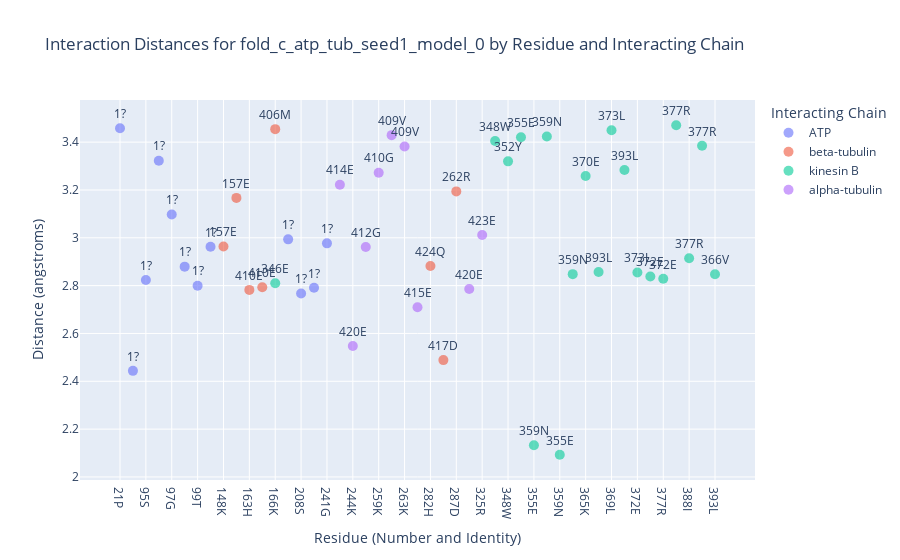
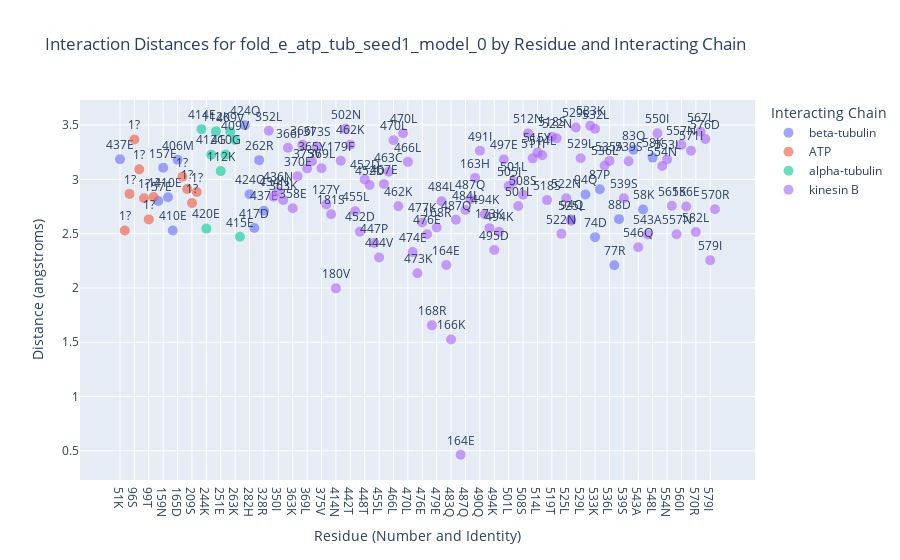
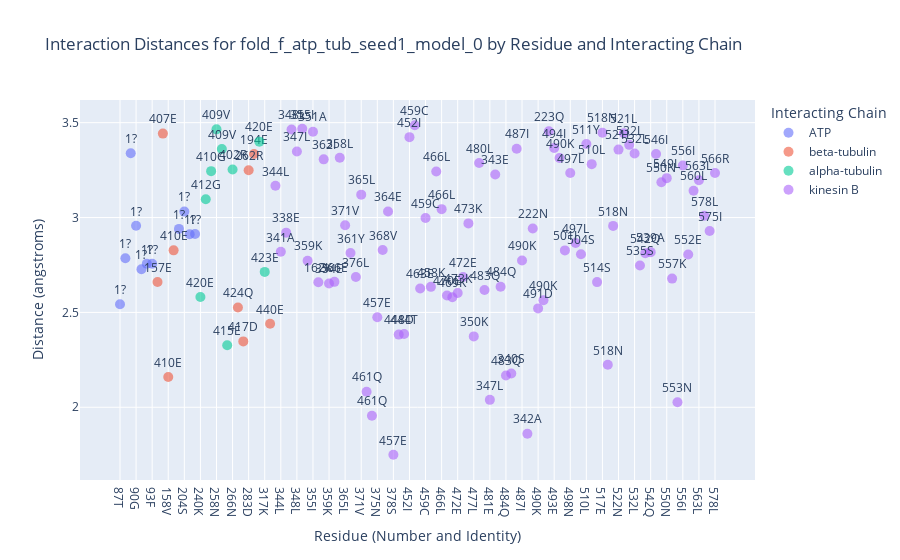
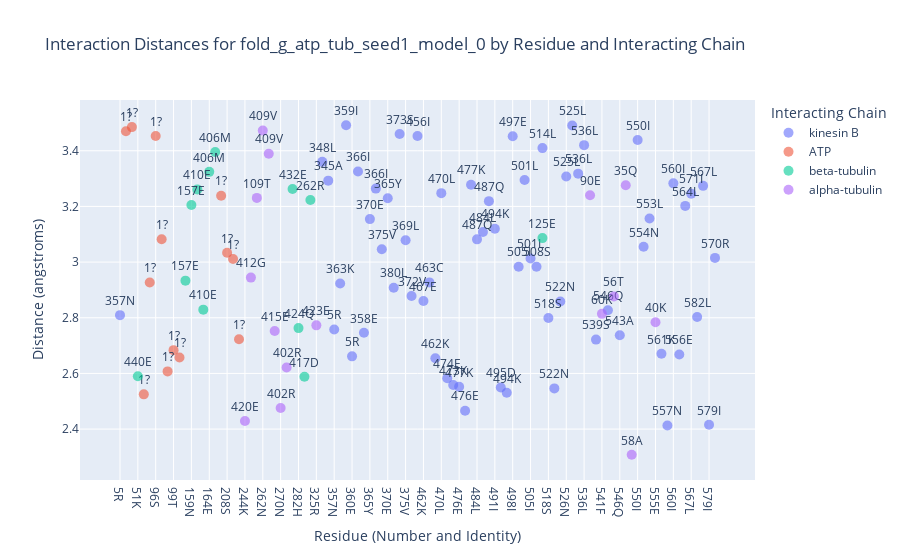

Notebook code cell kept with these figures, in order:
### Markdown cell above
Each one separate

### Code cell
import pandas as pd
import plotly.express as px

# Define the path to the CSV file
csv_file_path = '/Users/jazzeruncal/git/Jazzer_surf/3d_predictions/same_seed/Seed_1/interactions_all_files.csv'

# Read the CSV file into a DataFrame
df = pd.read_csv(csv_file_path)

# Print column names to check for correct naming
print(df.columns)

# Adjust the column names if necessary
# Assuming the columns are named 'resi' instead of 'residue_number'
residue_column = 'resi'
amino_acid_column = 'residue_one_letter'

# Filter to get the shortest distances for each interaction
df = df.loc[df[df['chain'] == 'A'].groupby(['file', residue_column, 'interacting_chain'])['distance (angstroms)'].idxmin()]

# Exclude interactions with Mg and chain letters A, G, H
df = df[(df['interacting_resn'] != 'MG') & (~df['interacting_chain'].isin(['A', 'G', 'H']))].reset_index(drop=True)

# Map interacting_resn to single-letter codes for better readability
aa_dict = {
    'ALA': 'A', 'ARG': 'R', 'ASN': 'N', 'ASP': 'D', 'CYS': 'C', 'GLN': 'Q', 'GLU': 'E', 'GLY': 'G',
    'HIS': 'H', 'ILE': 'I', 'LEU': 'L', 'LYS': 'K', 'MET': 'M', 'PHE': 'F', 'PRO': 'P', 'SER': 'S',
    'THR': 'T', 'TRP': 'W', 'TYR': 'Y', 'VAL': 'V'
}
df['residue_one_letter'] = df['resn'].map(aa_dict)
df['residue'] = df[residue_column].astype(str) + df['residue_one_letter']

# Replace chain letters with descriptive names
chain_map = {
    'B': 'kinesin B',
    'C': 'alpha-tubulin',
    'D': 'beta-tubulin',
    'E': 'ATP',
    'F': 'ATP'
}
df['interacting_chain'] = df['interacting_chain'].map(chain_map)

# Create a new column for the interacting residue label
df['interacting_label'] = df['interacting_resinumber'].astype(str) + df['interactingresi_oneletter']

# Create a plot for each file
unique_files = df['file'].unique()

for file in unique_files:
    # Filter the DataFrame for the current file
    file_df = df[df['file'] == file]

    # Create a new column for the x-axis labels by concatenating residue number and amino acid
    file_df['residue_label'] = file_df[residue_column].astype(str) + file_df[amino_acid_column]

    # Sort the DataFrame by residue number to maintain order
    file_df = file_df.sort_values(by=[residue_column])

    # Convert residue_label to a categorical type with the correct order
    file_df['residue_label'] = pd.Categorical(file_df['residue_label'], 
                                              categories=sorted(file_df['residue_label'].unique(), key=lambda x: int(''.join(filter(str.isdigit, x)))), 
                                              ordered=True)

    # Create the text for the points
    file_df['text'] = file_df['interacting_resinumber'].astype(str) + file_df['interactingresi_oneletter']

    # Scatter plot for interaction distances with custom x-axis labels
    fig_scatter = px.scatter(file_df, x='residue_label', y='distance (angstroms)', color='interacting_chain', text='text',
                             title=f'Interaction Distances for {file} by Residue and Interacting Chain',
                             labels={'residue_label': 'Residue (Number and Identity)', 'distance (angstroms)': 'Distance (angstroms)', 'interacting_chain': 'Interacting Chain'},
                             hover_data=['file', 'interacting_label'])

    fig_scatter.update_traces(textposition='top center', marker=dict(size=10, opacity=0.6))
    fig_scatter.update_layout(xaxis={'categoryorder':'array', 'categoryarray': file_df['residue_label'].cat.categories})

    # Show the plot
    fig_scatter.show()

### Figure 1 — Plotly figure (JSON) as saved in the notebook; plotly's stock layout.template omitted (floating-point values rounded to 4 significant figures)
{"data": [{"customdata": [["fold_c_atp_tub_seed1_model_0", "1?"], ["fold_c_atp_tub_seed1_model_0", "1?"], ["fold_c_atp_tub_seed1_model_0", "1?"], ["fold_c_atp_tub_seed1_model_0", "1?"], ["fold_c_atp_tub_seed1_model_0", "1?"], ["fold_c_atp_tub_seed1_model_0", "1?"], ["fold_c_atp_tub_seed1_model_0", "1?"], ["fold_c_atp_tub_seed1_model_0", "1?"], ["fold_c_atp_tub_seed1_model_0", "1?"], ["fold_c_atp_tub_seed1_model_0", "1?"], ["fold_c_atp_tub_seed1_model_0", "1?"], ["fold_c_atp_tub_seed1_model_0", "1?"]], "hovertemplate": "Interacting Chain=ATP<br>Residue (Number and Identity)=%{x}<br>Distance (angstroms)=%{y}<br>text=%{text}<br>file=%{customdata[0]}<br>interacting_label=%{customdata[1]}<extra></extra>", "legendgroup": "ATP", "marker": {"color": "#636efa", "opacity": 0.6, "size": 10, "symbol": "circle"}, "mode": "markers+text", "name": "ATP", "orientation": "v", "showlegend": true, "text": ["1?", "1?", "1?", "1?", "1?", "1?", "1?", "1?", "1?", "1?", "1?", "1?"], "textposition": "top center", "type": "scatter", "x": ["21P", "94T", "95S", "96S", "97G", "98K", "99T", "100H", "205N", "208S", "209S", "241G"], "xaxis": "x", "y": [3.458, 2.444, 2.824, 3.322, 3.098, 2.879, 2.8, 2.962, 2.994, 2.767, 2.791, 2.977], "yaxis": "y"}, {"customdata": [["fold_c_atp_tub_seed1_model_0", "157E"], ["fold_c_atp_tub_seed1_model_0", "157E"], ["fold_c_atp_tub_seed1_model_0", "410E"], ["fold_c_atp_tub_seed1_model_0", "410E"], ["fold_c_atp_tub_seed1_model_0", "406M"], ["fold_c_atp_tub_seed1_model_0", "424Q"], ["fold_c_atp_tub_seed1_model_0", "417D"], ["fold_c_atp_tub_seed1_model_0", "262R"]], "hovertemplate": "Interacting Chain=beta-tubulin<br>Residue (Number and Identity)=%{x}<br>Distance (angstroms)=%{y}<br>text=%{text}<br>file=%{customdata[0]}<br>interacting_label=%{customdata[1]}<extra></extra>", "legendgroup": "beta-tubulin", "marker": {"color": "#EF553B", "opacity": 0.6, "size": 10, "symbol": "circle"}, "mode": "markers+text", "name": "beta-tubulin", "orientation": "v", "showlegend": true, "text": ["157E", "157E", "410E", "410E", "406M", "424Q", "417D", "262R"], "textposition": "top center", "type": "scatter", "x": ["148K", "159N", "163H", "164E", "166K", "282H", "286R", "287D"], "xaxis": "x", "y": [2.964, 3.167, 2.782, 2.793, 3.454, 2.882, 2.489, 3.194], "yaxis": "y"}, {"customdata": [["fold_c_atp_tub_seed1_model_0", "346E"], ["fold_c_atp_tub_seed1_model_0", "348W"], ["fold_c_atp_tub_seed1_model_0", "352Y"], ["fold_c_atp_tub_seed1_model_0", "355E"], ["fold_c_atp_tub_seed1_model_0", "359N"], ["fold_c_atp_tub_seed1_model_0", "359N"], ["fold_c_atp_tub_seed1_model_0", "355E"], ["fold_c_atp_tub_seed1_model_0", "359N"], ["fold_c_atp_tub_seed1_model_0", "370E"], ["fold_c_atp_tub_seed1_model_0", "393L"], ["fold_c_atp_tub_seed1_model_0", "373L"], ["fold_c_atp_tub_seed1_model_0", "393L"], ["fold_c_atp_tub_seed1_model_0", "373L"], ["fold_c_atp_tub_seed1_model_0", "372E"], ["fold_c_atp_tub_seed1_model_0", "372E"], ["fold_c_atp_tub_seed1_model_0", "377R"], ["fold_c_atp_tub_seed1_model_0", "377R"], ["fold_c_atp_tub_seed1_model_0", "377R"], ["fold_c_atp_tub_seed1_model_0", "366V"]], "hovertemplate": "Interacting Chain=kinesin B<br>Residue (Number and Identity)=%{x}<br>Distance (angstroms)=%{y}<br>text=%{text}<br>file=%{customdata[0]}<br>interacting_label=%{customdata[1]}<extra></extra>", "legendgroup": "kinesin B", "marker": {"color": "#00cc96", "opacity": 0.6, "size": 10, "symbol": "circle"}, "mode": "markers+text", "name": "kinesin B", "orientation": "v", "showlegend": true, "text": ["346E", "348W", "352Y", "355E", "359N", "359N", "355E", "359N", "370E", "393L", "373L", "393L", "373L", "372E", "372E", "377R", "377R", "377R", "366V"], "textposition": "top center", "type": "scatter", "x": ["166K", "345A", "348W", "352Y", "355E", "358K", "359N", "362L", "365K", "366V", "369L", "370E", "372E", "373L", "377R", "387Q", "388I", "390M", "393L"], "xaxis": "x", "y": [2.81, 3.405, 3.32, 3.42, 2.133, 3.423, 2.093, 2.848, 3.259, 2.857, 3.45, 3.284, 2.855, 2.838, 2.829, 3.471, 2.914, 3.385, 2.848], "yaxis": "y"}, {"customdata": [["fold_c_atp_tub_seed1_model_0", "414E"], ["fold_c_atp_tub_seed1_model_0", "420E"], ["fold_c_atp_tub_seed1_model_0", "412G"], ["fold_c_atp_tub_seed1_model_0", "410G"], ["fold_c_atp_tub_seed1_model_0", "409V"], ["fold_c_atp_tub_seed1_model_0", "409V"], ["fold_c_atp_tub_seed1_model_0", "415E"], ["fold_c_atp_tub_seed1_model_0", "420E"], ["fold_c_atp_tub_seed1_model_0", "423E"]], "hovertemplate": "Interacting Chain=alpha-tubulin<br>Residue (Number and Identity)=%{x}<br>Distance (angstroms)=%{y}<br>text=%{text}<br>file=%{customdata[0]}<br>interacting_label=%{customdata[1]}<extra></extra>", "legendgroup": "alpha-tubulin", "marker": {"color": "#ab63fa", "opacity": 0.6, "size": 10, "symbol": "circle"}, "mode": "markers+text", "name": "alpha-tubulin", "orientation": "v", "showlegend": true, "text": ["414E", "420E", "412G", "410G", "409V", "409V", "415E", "420E", "423E"], "textposition": "top center", "type": "scatter", "x": ["242S", "244K", "245I", "259K", "262N", "263K", "266S", "318A", "325R"], "xaxis": "x", "y": [3.222, 2.548, 2.961, 3.272, 3.429, 3.382, 2.71, 2.786, 3.011], "yaxis": "y"}], "layout": {"legend": {"title": {"text": "Interacting Chain"}, "tracegroupgap": 0}, "title": {"text": "Interaction Distances for fold_c_atp_tub_seed1_model_0 by Residue and Interacting Chain"}, "xaxis": {"anchor": "y", "categoryarray": ["21P", "94T", "95S", "96S", "97G", "98K", "99T", "100H", "148K", "159N", "163H", "164E", "166K", "205N", "208S", "209S", "241G", "242S", "244K", "245I", "259K", "262N", "263K", "266S", "282H", "286R", "287D", "318A", "325R", "345A", "348W", "352Y", "355E", "358K", "359N", "362L", "365K", "366V", "369L", "370E", "372E", "373L", "377R", "387Q", "388I", "390M", "393L"], "categoryorder": "array", "domain": [0, 1], "title": {"text": "Residue (Number and Identity)"}}, "yaxis": {"anchor": "x", "domain": [0, 1], "title": {"text": "Distance (angstroms)"}}}}

### Figure 2 — Plotly figure (JSON) as saved in the notebook; plotly's stock layout.template omitted (floating-point values rounded to 4 significant figures; data arrays with more than 128 entries replaced by an {"elided": "..."} marker saying what was removed)
{"data": [{"customdata": [["fold_e_atp_tub_seed1_model_0", "437E"], ["fold_e_atp_tub_seed1_model_0", "157E"], ["fold_e_atp_tub_seed1_model_0", "157E"], ["fold_e_atp_tub_seed1_model_0", "410E"], ["fold_e_atp_tub_seed1_model_0", "410E"], ["fold_e_atp_tub_seed1_model_0", "406M"], ["fold_e_atp_tub_seed1_model_0", "424Q"], ["fold_e_atp_tub_seed1_model_0", "424Q"], ["fold_e_atp_tub_seed1_model_0", "417D"], ["fold_e_atp_tub_seed1_model_0", "262R"], ["fold_e_atp_tub_seed1_model_0", "437E"], ["fold_e_atp_tub_seed1_model_0", "94Q"], ["fold_e_atp_tub_seed1_model_0", "94Q"], ["fold_e_atp_tub_seed1_model_0", "74D"], ["fold_e_atp_tub_seed1_model_0", "87P"], ["fold_e_atp_tub_seed1_model_0", "77R"], ["fold_e_atp_tub_seed1_model_0", "88D"], ["fold_e_atp_tub_seed1_model_0", "83Q"], ["fold_e_atp_tub_seed1_model_0", "58K"], ["fold_e_atp_tub_seed1_model_0", "58K"]], "hovertemplate": "Interacting Chain=beta-tubulin<br>Residue (Number and Identity)=%{x}<br>Distance (angstroms)=%{y}<br>text=%{text}<br>file=%{customdata[0]}<br>interacting_label=%{customdata[1]}<extra></extra>", "legendgroup": "beta-tubulin", "marker": {"color": "#636efa", "opacity": 0.6, "size": 10, "symbol": "circle"}, "mode": "markers+text", "name": "beta-tubulin", "orientation": "v", "showlegend": true, "text": ["437E", "157E", "157E", "410E", "410E", "406M", "424Q", "424Q", "417D", "262R", "437E", "94Q", "94Q", "74D", "87P", "77R", "88D", "83Q", "58K", "58K"], "textposition": "top center", "type": "scatter", "x": ["51K", "148K", "159N", "163H", "164E", "165D", "280K", "282H", "286R", "287D", "328R", "526N", "530S", "533K", "534L", "537E", "538K", "541F", "545E", "548L"], "xaxis": "x", "y": [3.184, 2.8, 3.106, 2.834, 2.528, 3.179, 3.498, 2.863, 2.552, 3.176, 2.711, 2.63, 2.859, 2.468, 2.908, 2.208, 2.633, 3.272, 2.723, 3.2], "yaxis": "y"}, {"customdata": [["fold_e_atp_tub_seed1_model_0", "1?"], ["fold_e_atp_tub_seed1_model_0", "1?"], ["fold_e_atp_tub_seed1_model_0", "1?"], ["fold_e_atp_tub_seed1_model_0", "1?"], ["fold_e_atp_tub_seed1_model_0", "1?"], ["fold_e_atp_tub_seed1_model_0", "1?"], ["fold_e_atp_tub_seed1_model_0", "1?"], ["fold_e_atp_tub_seed1_model_0", "1?"], ["fold_e_atp_tub_seed1_model_0", "1?"], ["fold_e_atp_tub_seed1_model_0", "1?"], ["fold_e_atp_tub_seed1_model_0", "1?"]], "hovertemplate": "Interacting Chain=ATP<br>Residue (Number and Identity)=%{x}<br>Distance (angstroms)=%{y}<br>text=%{text}<br>file=%{customdata[0]}<br>interacting_label=%{customdata[1]}<extra></extra>", "legendgroup": "ATP", "marker": {"color": "#EF553B", "opacity": 0.6, "size": 10, "symbol": "circle"}, "mode": "markers+text", "name": "ATP", "orientation": "v", "showlegend": true, "text": ["1?", "1?", "1?", "1?", "1?", "1?", "1?", "1?", "1?", "1?", "1?"], "textposition": "top center", "type": "scatter", "x": ["94T", "95S", "96S", "97G", "98K", "99T", "100H", "205N", "208S", "209S", "241G"], "xaxis": "x", "y": [2.529, 2.866, 3.367, 3.092, 2.825, 2.631, 2.838, 3.023, 2.911, 2.782, 2.884], "yaxis": "y"}, {"customdata": [["fold_e_atp_tub_seed1_model_0", "414E"], ["fold_e_atp_tub_seed1_model_0", "420E"], ["fold_e_atp_tub_seed1_model_0", "412G"], ["fold_e_atp_tub_seed1_model_0", "112K"], ["fold_e_atp_tub_seed1_model_0", "112K"], ["fold_e_atp_tub_seed1_model_0", "410G"], ["fold_e_atp_tub_seed1_model_0", "409V"], ["fold_e_atp_tub_seed1_model_0", "409V"], ["fold_e_atp_tub_seed1_model_0", "415E"]], "hovertemplate": "Interacting Chain=alpha-tubulin<br>Residue (Number and Identity)=%{x}<br>Distance (angstroms)=%{y}<br>text=%{text}<br>file=%{customdata[0]}<br>interacting_label=%{customdata[1]}<extra></extra>", "legendgroup": "alpha-tubulin", "marker": {"color": "#00cc96", "opacity": 0.6, "size": 10, "symbol": "circle"}, "mode": "markers+text", "name": "alpha-tubulin", "orientation": "v", "showlegend": true, "text": ["414E", "420E", "412G", "112K", "112K", "410G", "409V", "409V", "415E"], "textposition": "top center", "type": "scatter", "x": ["242S", "244K", "245V", "250A", "251E", "259K", "262N", "263K", "266S"], "xaxis": "x", "y": [3.462, 2.546, 3.227, 3.441, 3.076, 3.228, 3.437, 3.362, 2.471], "yaxis": "y"}, {"customdata": {"elided": "87x2 str values"}, "hovertemplate": "Interacting Chain=kinesin B<br>Residue (Number and Identity)=%{x}<br>Distance (angstroms)=%{y}<br>text=%{text}<br>file=%{customdata[0]}<br>interacting_label=%{customdata[1]}<extra></extra>", "legendgroup": "kinesin B", "marker": {"color": "#ab63fa", "opacity": 0.6, "size": 10, "symbol": "circle"}, "mode": "markers+text", "name": "kinesin B", "orientation": "v", "showlegend": true, "text": ["352L", "434N", "436N", "363K", "366I", "358E", "370E", "366I", "375V", "365Y", "373S", "369L", "127Y", "181S", "180V", "179F", "502N", "462K", "455L", "452D", "452D", "452D", "447P", "444V", "467E", "463C", "470L", "462K", "470L", "466L", "474E", "473K", "477K", "476E", "168R", "168R", "484L", "164E", "166K", "487Q", "164E", "484L", "487Q", "163H", "491I", "494K", "173K", "495D", "494K", "497E", "505I", "501L", "501L", "508S", "512N", "511I", "515Y", "514L", "518S", "518S", "522N", "522N", "522N", "525L", "529L", "529L", "533K", "532L", "536L", "535A", "539S", "539S", "546Q", "543A", "550I", "554N", "553L", "561K", "557N", "557N", "556E", "571I", "582L", "567L", "576D", "579I", "570R"], "textposition": "top center", "type": "scatter", "x": ["343R", "346A", "350I", "358E", "362L", "363K", "365Y", "366I", "369L", "370E", "373S", "375V", "410S", "412L", "414N", "417N", "419T", "442T", "444V", "447P", "448T", "449S", "452D", "455L", "462K", "463C", "466L", "467E", "469Q", "470L", "473K", "474E", "476E", "477K", "478K", "479E", "480I", "482E", "483Q", "484L", "486Q", "487Q", "488Q", "489E", "490Q", "491I", "493D", "494K", "495D", "498I", "501L", "502N", "505I", "508S", "511I", "512N", "514L", "515Y", "518S", "519T", "521E", "522N", "525L", "526N", "528Q", "529L", "532L", "533K", "535A", "536L", "539S", "540R", "543A", "546Q", "550I", "553L", "554N", "556E", "557N", "560I", "561K", "567L", "570R", "571I", "576D", "579I", "582L"], "xaxis": "x", "y": [3.447, 2.84, 2.888, 2.809, 3.29, 2.733, 3.029, 3.317, 3.099, 3.166, 3.302, 3.102, 2.769, 2.678, 1.996, 3.17, 3.464, 3.319, 2.707, 2.518, 2.999, 2.948, 2.414, 2.28, 2.956, 3.069, 3.36, 2.751, 3.424, 3.161, 2.33, 2.135, 2.603, 2.494, 1.656, 2.556, 2.798, 2.211, 1.525, 2.627, 0.4642, 2.717, 2.816, 3.013, 3.263, 2.678, 2.55, 2.35, 2.518, 3.184, 2.937, 2.98, 2.754, 2.858, 3.422, 3.193, 3.246, 3.221, 2.809, 3.393, 3.377, 2.498, 2.826, 2.619, 3.478, 3.195, 3.494, 3.465, 3.127, 3.169, 2.825, 3.166, 2.374, 2.493, 3.423, 3.122, 3.183, 2.757, 2.495, 3.317, 2.75, 3.264, 2.516, 3.438, 3.371, 2.255, 2.725], "yaxis": "y"}], "layout": {"legend": {"title": {"text": "Interacting Chain"}, "tracegroupgap": 0}, "title": {"text": "Interaction Distances for fold_e_atp_tub_seed1_model_0 by Residue and Interacting Chain"}, "xaxis": {"anchor": "y", "categoryarray": ["51K", "94T", "95S", "96S", "97G", "98K", "99T", "100H", "148K", "159N", "163H", "164E", "165D", "205N", "208S", "209S", "241G", "242S", "244K", "245V", "250A", "251E", "259K", "262N", "263K", "266S", "280K", "282H", "286R", "287D", "328R", "343R", "346A", "350I", "358E", "362L", "363K", "365Y", "366I", "369L", "370E", "373S", "375V", "410S", "412L", "414N", "417N", "419T", "442T", "444V", "447P", "448T", "449S", "452D", "455L", "462K", "463C", "466L", "467E", "469Q", "470L", "473K", "474E", "476E", "477K", "478K", "479E", "480I", "482E", "483Q", "484L", "486Q", "487Q", "488Q", "489E", "490Q", "491I", "493D", "494K", "495D", "498I", "501L", "502N", "505I", "508S", "511I", "512N", "514L", "515Y", "518S", "519T", "521E", "522N", "525L", "526N", "528Q", "529L", "530S", "532L", "533K", "534L", "535A", "536L", "537E", "538K", "539S", "540R", "541F", "543A", "545E", "546Q", "548L", "550I", "553L", "554N", "556E", "557N", "560I", "561K", "567L", "570R", "571I", "576D", "579I", "582L"], "categoryorder": "array", "domain": [0, 1], "title": {"text": "Residue (Number and Identity)"}}, "yaxis": {"anchor": "x", "domain": [0, 1], "title": {"text": "Distance (angstroms)"}}}}

### Figure 3 — Plotly figure (JSON) as saved in the notebook; plotly's stock layout.template omitted (floating-point values rounded to 4 significant figures; data arrays with more than 128 entries replaced by an {"elided": "..."} marker saying what was removed)
{"data": [{"customdata": [["fold_f_atp_tub_seed1_model_0", "1?"], ["fold_f_atp_tub_seed1_model_0", "1?"], ["fold_f_atp_tub_seed1_model_0", "1?"], ["fold_f_atp_tub_seed1_model_0", "1?"], ["fold_f_atp_tub_seed1_model_0", "1?"], ["fold_f_atp_tub_seed1_model_0", "1?"], ["fold_f_atp_tub_seed1_model_0", "1?"], ["fold_f_atp_tub_seed1_model_0", "1?"], ["fold_f_atp_tub_seed1_model_0", "1?"], ["fold_f_atp_tub_seed1_model_0", "1?"], ["fold_f_atp_tub_seed1_model_0", "1?"]], "hovertemplate": "Interacting Chain=ATP<br>Residue (Number and Identity)=%{x}<br>Distance (angstroms)=%{y}<br>text=%{text}<br>file=%{customdata[0]}<br>interacting_label=%{customdata[1]}<extra></extra>", "legendgroup": "ATP", "marker": {"color": "#636efa", "opacity": 0.6, "size": 10, "symbol": "circle"}, "mode": "markers+text", "name": "ATP", "orientation": "v", "showlegend": true, "text": ["1?", "1?", "1?", "1?", "1?", "1?", "1?", "1?", "1?", "1?", "1?"], "textposition": "top center", "type": "scatter", "x": ["87T", "88G", "89S", "90G", "91K", "92T", "93F", "201N", "204S", "205S", "237G"], "xaxis": "x", "y": [2.543, 2.786, 3.339, 2.957, 2.728, 2.756, 2.756, 2.94, 3.031, 2.912, 2.913], "yaxis": "y"}, {"customdata": [["fold_f_atp_tub_seed1_model_0", "157E"], ["fold_f_atp_tub_seed1_model_0", "407E"], ["fold_f_atp_tub_seed1_model_0", "410E"], ["fold_f_atp_tub_seed1_model_0", "410E"], ["fold_f_atp_tub_seed1_model_0", "424Q"], ["fold_f_atp_tub_seed1_model_0", "417D"], ["fold_f_atp_tub_seed1_model_0", "262R"], ["fold_f_atp_tub_seed1_model_0", "194E"], ["fold_f_atp_tub_seed1_model_0", "440E"]], "hovertemplate": "Interacting Chain=beta-tubulin<br>Residue (Number and Identity)=%{x}<br>Distance (angstroms)=%{y}<br>text=%{text}<br>file=%{customdata[0]}<br>interacting_label=%{customdata[1]}<extra></extra>", "legendgroup": "beta-tubulin", "marker": {"color": "#EF553B", "opacity": 0.6, "size": 10, "symbol": "circle"}, "mode": "markers+text", "name": "beta-tubulin", "orientation": "v", "showlegend": true, "text": ["157E", "407E", "410E", "410E", "424Q", "417D", "262R", "194E", "440E"], "textposition": "top center", "type": "scatter", "x": ["144R", "157K", "158V", "159R", "278H", "282R", "283D", "285K", "324R"], "xaxis": "x", "y": [2.66, 3.442, 2.159, 2.827, 2.526, 2.347, 3.249, 3.335, 2.44], "yaxis": "y"}, {"customdata": [["fold_f_atp_tub_seed1_model_0", "420E"], ["fold_f_atp_tub_seed1_model_0", "412G"], ["fold_f_atp_tub_seed1_model_0", "410G"], ["fold_f_atp_tub_seed1_model_0", "409V"], ["fold_f_atp_tub_seed1_model_0", "409V"], ["fold_f_atp_tub_seed1_model_0", "415E"], ["fold_f_atp_tub_seed1_model_0", "402R"], ["fold_f_atp_tub_seed1_model_0", "420E"], ["fold_f_atp_tub_seed1_model_0", "423E"]], "hovertemplate": "Interacting Chain=alpha-tubulin<br>Residue (Number and Identity)=%{x}<br>Distance (angstroms)=%{y}<br>text=%{text}<br>file=%{customdata[0]}<br>interacting_label=%{customdata[1]}<extra></extra>", "legendgroup": "alpha-tubulin", "marker": {"color": "#00cc96", "opacity": 0.6, "size": 10, "symbol": "circle"}, "mode": "markers+text", "name": "alpha-tubulin", "orientation": "v", "showlegend": true, "text": ["420E", "412G", "410G", "409V", "409V", "415E", "402R", "420E", "423E"], "textposition": "top center", "type": "scatter", "x": ["240K", "241V", "255K", "258N", "259K", "262S", "266N", "314S", "317K"], "xaxis": "x", "y": [2.582, 3.096, 3.244, 3.465, 3.361, 2.327, 3.253, 3.4, 2.714], "yaxis": "y"}, {"customdata": {"elided": "83x2 str values"}, "hovertemplate": "Interacting Chain=kinesin B<br>Residue (Number and Identity)=%{x}<br>Distance (angstroms)=%{y}<br>text=%{text}<br>file=%{customdata[0]}<br>interacting_label=%{customdata[1]}<extra></extra>", "legendgroup": "kinesin B", "marker": {"color": "#ab63fa", "opacity": 0.6, "size": 10, "symbol": "circle"}, "mode": "markers+text", "name": "kinesin B", "orientation": "v", "showlegend": true, "text": ["344L", "341A", "338E", "348L", "347L", "355I", "359K", "351A", "162K", "362I", "354E", "366E", "358L", "371V", "361Y", "376L", "365L", "461Q", "461Q", "457E", "368V", "364E", "457E", "448D", "444T", "452I", "459C", "463E", "459C", "458K", "466L", "466L", "470E", "469K", "473K", "472E", "473K", "350K", "480L", "483Q", "347L", "343E", "484Q", "483Q", "340S", "487I", "490K", "342A", "222N", "491D", "490K", "223Q", "494I", "490K", "501I", "497L", "497L", "504S", "511Y", "510L", "514S", "518N", "518N", "518N", "521L", "521L", "532L", "532L", "535S", "542Q", "539A", "546I", "550N", "549L", "557K", "553N", "556I", "552E", "560L", "563L", "578L", "575I", "566R"], "textposition": "top center", "type": "scatter", "x": ["341A", "344L", "345K", "347L", "348L", "351A", "354E", "355I", "356E", "358L", "359K", "361Y", "362I", "365L", "366E", "368V", "371V", "373V", "374S", "375N", "376L", "377K", "378S", "444T", "448D", "452I", "455L", "458K", "459C", "463E", "465Q", "466L", "469K", "470E", "472E", "473K", "476I", "477L", "479Q", "480L", "481E", "482Q", "483Q", "484Q", "485E", "486Q", "487I", "488Q", "489D", "490K", "491D", "492Q", "493E", "494I", "497L", "498N", "501I", "504S", "510L", "511Y", "514S", "517E", "518N", "521L", "522N", "525L", "531A", "532L", "535S", "539A", "542Q", "546I", "549L", "550N", "552E", "553N", "556I", "557K", "560L", "563L", "566R", "575I", "578L"], "xaxis": "x", "y": [3.167, 2.819, 2.92, 3.464, 3.348, 3.468, 2.773, 3.452, 2.659, 3.307, 2.652, 2.661, 3.315, 2.96, 2.813, 2.687, 3.121, 2.082, 1.955, 2.474, 2.829, 3.032, 1.75, 2.383, 2.387, 3.424, 3.486, 2.626, 2.998, 2.635, 3.243, 3.044, 2.589, 2.58, 2.603, 2.686, 2.969, 2.374, 3.287, 2.618, 2.039, 3.227, 2.635, 2.168, 2.178, 3.363, 2.773, 1.861, 2.942, 2.521, 2.565, 3.455, 3.367, 3.313, 2.827, 3.235, 2.866, 2.806, 3.388, 3.281, 2.66, 3.447, 2.224, 2.956, 3.358, 3.445, 3.383, 3.337, 2.747, 2.812, 2.818, 3.335, 3.186, 3.208, 2.678, 2.027, 3.275, 2.806, 3.141, 3.197, 3.009, 2.929, 3.235], "yaxis": "y"}], "layout": {"legend": {"title": {"text": "Interacting Chain"}, "tracegroupgap": 0}, "title": {"text": "Interaction Distances for fold_f_atp_tub_seed1_model_0 by Residue and Interacting Chain"}, "xaxis": {"anchor": "y", "categoryarray": ["87T", "88G", "89S", "90G", "91K", "92T", "93F", "144R", "157K", "158V", "159R", "201N", "204S", "205S", "237G", "240K", "241V", "255K", "258N", "259K", "262S", "266N", "278H", "282R", "283D", "285K", "314S", "317K", "324R", "341A", "344L", "345K", "347L", "348L", "351A", "354E", "355I", "356E", "358L", "359K", "361Y", "362I", "365L", "366E", "368V", "371V", "373V", "374S", "375N", "376L", "377K", "378S", "444T", "448D", "452I", "455L", "458K", "459C", "463E", "465Q", "466L", "469K", "470E", "472E", "473K", "476I", "477L", "479Q", "480L", "481E", "482Q", "483Q", "484Q", "485E", "486Q", "487I", "488Q", "489D", "490K", "491D", "492Q", "493E", "494I", "497L", "498N", "501I", "504S", "510L", "511Y", "514S", "517E", "518N", "521L", "522N", "525L", "531A", "532L", "535S", "539A", "542Q", "546I", "549L", "550N", "552E", "553N", "556I", "557K", "560L", "563L", "566R", "575I", "578L"], "categoryorder": "array", "domain": [0, 1], "title": {"text": "Residue (Number and Identity)"}}, "yaxis": {"anchor": "x", "domain": [0, 1], "title": {"text": "Distance (angstroms)"}}}}

### Figure 4 — Plotly figure (JSON) as saved in the notebook; plotly's stock layout.template omitted (floating-point values rounded to 4 significant figures)
{"data": [{"customdata": [["fold_g_atp_tub_seed1_model_0", "357N"], ["fold_g_atp_tub_seed1_model_0", "348L"], ["fold_g_atp_tub_seed1_model_0", "345A"], ["fold_g_atp_tub_seed1_model_0", "5R"], ["fold_g_atp_tub_seed1_model_0", "363K"], ["fold_g_atp_tub_seed1_model_0", "359I"], ["fold_g_atp_tub_seed1_model_0", "5R"], ["fold_g_atp_tub_seed1_model_0", "366I"], ["fold_g_atp_tub_seed1_model_0", "358E"], ["fold_g_atp_tub_seed1_model_0", "370E"], ["fold_g_atp_tub_seed1_model_0", "366I"], ["fold_g_atp_tub_seed1_model_0", "375V"], ["fold_g_atp_tub_seed1_model_0", "365Y"], ["fold_g_atp_tub_seed1_model_0", "380L"], ["fold_g_atp_tub_seed1_model_0", "373S"], ["fold_g_atp_tub_seed1_model_0", "369L"], ["fold_g_atp_tub_seed1_model_0", "372V"], ["fold_g_atp_tub_seed1_model_0", "456I"], ["fold_g_atp_tub_seed1_model_0", "467E"], ["fold_g_atp_tub_seed1_model_0", "463C"], ["fold_g_atp_tub_seed1_model_0", "462K"], ["fold_g_atp_tub_seed1_model_0", "470L"], ["fold_g_atp_tub_seed1_model_0", "474E"], ["fold_g_atp_tub_seed1_model_0", "473K"], ["fold_g_atp_tub_seed1_model_0", "477K"], ["fold_g_atp_tub_seed1_model_0", "476E"], ["fold_g_atp_tub_seed1_model_0", "477K"], ["fold_g_atp_tub_seed1_model_0", "487Q"], ["fold_g_atp_tub_seed1_model_0", "484L"], ["fold_g_atp_tub_seed1_model_0", "487Q"], ["fold_g_atp_tub_seed1_model_0", "494K"], ["fold_g_atp_tub_seed1_model_0", "495D"], ["fold_g_atp_tub_seed1_model_0", "494K"], ["fold_g_atp_tub_seed1_model_0", "497E"], ["fold_g_atp_tub_seed1_model_0", "505I"], ["fold_g_atp_tub_seed1_model_0", "501L"], ["fold_g_atp_tub_seed1_model_0", "501L"], ["fold_g_atp_tub_seed1_model_0", "508S"], ["fold_g_atp_tub_seed1_model_0", "514L"], ["fold_g_atp_tub_seed1_model_0", "518S"], ["fold_g_atp_tub_seed1_model_0", "522N"], ["fold_g_atp_tub_seed1_model_0", "522N"], ["fold_g_atp_tub_seed1_model_0", "525L"], ["fold_g_atp_tub_seed1_model_0", "525L"], ["fold_g_atp_tub_seed1_model_0", "536L"], ["fold_g_atp_tub_seed1_model_0", "536L"], ["fold_g_atp_tub_seed1_model_0", "539S"], ["fold_g_atp_tub_seed1_model_0", "546Q"], ["fold_g_atp_tub_seed1_model_0", "543A"], ["fold_g_atp_tub_seed1_model_0", "550I"], ["fold_g_atp_tub_seed1_model_0", "554N"], ["fold_g_atp_tub_seed1_model_0", "553L"], ["fold_g_atp_tub_seed1_model_0", "561K"], ["fold_g_atp_tub_seed1_model_0", "557N"], ["fold_g_atp_tub_seed1_model_0", "560I"], ["fold_g_atp_tub_seed1_model_0", "556E"], ["fold_g_atp_tub_seed1_model_0", "564L"], ["fold_g_atp_tub_seed1_model_0", "571I"], ["fold_g_atp_tub_seed1_model_0", "582L"], ["fold_g_atp_tub_seed1_model_0", "567L"], ["fold_g_atp_tub_seed1_model_0", "579I"], ["fold_g_atp_tub_seed1_model_0", "570R"]], "hovertemplate": "Interacting Chain=kinesin B<br>Residue (Number and Identity)=%{x}<br>Distance (angstroms)=%{y}<br>text=%{text}<br>file=%{customdata[0]}<br>interacting_label=%{customdata[1]}<extra></extra>", "legendgroup": "kinesin B", "marker": {"color": "#636efa", "opacity": 0.6, "size": 10, "symbol": "circle"}, "mode": "markers+text", "name": "kinesin B", "orientation": "v", "showlegend": true, "text": ["357N", "348L", "345A", "5R", "363K", "359I", "5R", "366I", "358E", "370E", "366I", "375V", "365Y", "380L", "373S", "369L", "372V", "456I", "467E", "463C", "462K", "470L", "474E", "473K", "477K", "476E", "477K", "487Q", "484L", "487Q", "494K", "495D", "494K", "497E", "505I", "501L", "501L", "508S", "514L", "518S", "522N", "522N", "525L", "525L", "536L", "536L", "539S", "546Q", "543A", "550I", "554N", "553L", "561K", "557N", "560I", "556E", "564L", "571I", "582L", "567L", "579I", "570R"], "textposition": "top center", "type": "scatter", "x": ["5R", "345A", "348L", "357N", "358E", "359I", "360E", "362L", "363K", "365Y", "366I", "369L", "370E", "372V", "373S", "375V", "380L", "456I", "462K", "463C", "467E", "470L", "473K", "474E", "476E", "477K", "480I", "484L", "487Q", "488Q", "491I", "494K", "495D", "498I", "501L", "502N", "505I", "508S", "515Y", "518S", "522N", "525L", "526N", "529L", "535A", "536L", "539S", "543A", "546Q", "550I", "553L", "554N", "556E", "557N", "560I", "561K", "564L", "567L", "570R", "571I", "579I", "582L"], "xaxis": "x", "y": [2.809, 3.36, 3.293, 2.758, 2.923, 3.492, 2.661, 3.325, 2.746, 3.154, 3.264, 3.046, 3.23, 2.908, 3.46, 3.079, 2.878, 3.453, 2.86, 2.927, 2.654, 3.248, 2.582, 2.559, 2.552, 2.466, 3.278, 3.082, 3.108, 3.219, 3.12, 2.549, 2.53, 3.452, 2.983, 3.295, 3.013, 2.983, 3.41, 2.799, 2.546, 2.858, 3.307, 3.491, 3.318, 3.42, 2.722, 2.827, 2.737, 3.439, 3.055, 3.157, 2.67, 2.413, 3.283, 2.668, 3.202, 3.246, 2.802, 3.274, 2.415, 3.015], "yaxis": "y"}, {"customdata": [["fold_g_atp_tub_seed1_model_0", "1?"], ["fold_g_atp_tub_seed1_model_0", "1?"], ["fold_g_atp_tub_seed1_model_0", "1?"], ["fold_g_atp_tub_seed1_model_0", "1?"], ["fold_g_atp_tub_seed1_model_0", "1?"], ["fold_g_atp_tub_seed1_model_0", "1?"], ["fold_g_atp_tub_seed1_model_0", "1?"], ["fold_g_atp_tub_seed1_model_0", "1?"], ["fold_g_atp_tub_seed1_model_0", "1?"], ["fold_g_atp_tub_seed1_model_0", "1?"], ["fold_g_atp_tub_seed1_model_0", "1?"], ["fold_g_atp_tub_seed1_model_0", "1?"], ["fold_g_atp_tub_seed1_model_0", "1?"]], "hovertemplate": "Interacting Chain=ATP<br>Residue (Number and Identity)=%{x}<br>Distance (angstroms)=%{y}<br>text=%{text}<br>file=%{customdata[0]}<br>interacting_label=%{customdata[1]}<extra></extra>", "legendgroup": "ATP", "marker": {"color": "#EF553B", "opacity": 0.6, "size": 10, "symbol": "circle"}, "mode": "markers+text", "name": "ATP", "orientation": "v", "showlegend": true, "text": ["1?", "1?", "1?", "1?", "1?", "1?", "1?", "1?", "1?", "1?", "1?", "1?", "1?"], "textposition": "top center", "type": "scatter", "x": ["18R", "21P", "94T", "95S", "96S", "97G", "98K", "99T", "100H", "205N", "208S", "209S", "241G"], "xaxis": "x", "y": [3.47, 3.485, 2.525, 2.927, 3.453, 3.082, 2.607, 2.684, 2.657, 3.239, 3.034, 3.011, 2.723], "yaxis": "y"}, {"customdata": [["fold_g_atp_tub_seed1_model_0", "440E"], ["fold_g_atp_tub_seed1_model_0", "157E"], ["fold_g_atp_tub_seed1_model_0", "157E"], ["fold_g_atp_tub_seed1_model_0", "410E"], ["fold_g_atp_tub_seed1_model_0", "410E"], ["fold_g_atp_tub_seed1_model_0", "406M"], ["fold_g_atp_tub_seed1_model_0", "406M"], ["fold_g_atp_tub_seed1_model_0", "432E"], ["fold_g_atp_tub_seed1_model_0", "424Q"], ["fold_g_atp_tub_seed1_model_0", "417D"], ["fold_g_atp_tub_seed1_model_0", "262R"], ["fold_g_atp_tub_seed1_model_0", "125E"]], "hovertemplate": "Interacting Chain=beta-tubulin<br>Residue (Number and Identity)=%{x}<br>Distance (angstroms)=%{y}<br>text=%{text}<br>file=%{customdata[0]}<br>interacting_label=%{customdata[1]}<extra></extra>", "legendgroup": "beta-tubulin", "marker": {"color": "#00cc96", "opacity": 0.6, "size": 10, "symbol": "circle"}, "mode": "markers+text", "name": "beta-tubulin", "orientation": "v", "showlegend": true, "text": ["440E", "157E", "157E", "410E", "410E", "406M", "406M", "432E", "424Q", "417D", "262R", "125E"], "textposition": "top center", "type": "scatter", "x": ["51K", "148K", "159N", "162V", "163H", "164E", "165D", "279K", "282H", "286R", "287D", "515Y"], "xaxis": "x", "y": [2.59, 2.933, 3.205, 3.261, 2.829, 3.324, 3.396, 3.263, 2.763, 2.588, 3.223, 3.086], "yaxis": "y"}, {"customdata": [["fold_g_atp_tub_seed1_model_0", "420E"], ["fold_g_atp_tub_seed1_model_0", "412G"], ["fold_g_atp_tub_seed1_model_0", "109T"], ["fold_g_atp_tub_seed1_model_0", "409V"], ["fold_g_atp_tub_seed1_model_0", "409V"], ["fold_g_atp_tub_seed1_model_0", "415E"], ["fold_g_atp_tub_seed1_model_0", "402R"], ["fold_g_atp_tub_seed1_model_0", "402R"], ["fold_g_atp_tub_seed1_model_0", "423E"], ["fold_g_atp_tub_seed1_model_0", "90E"], ["fold_g_atp_tub_seed1_model_0", "60K"], ["fold_g_atp_tub_seed1_model_0", "56T"], ["fold_g_atp_tub_seed1_model_0", "35Q"], ["fold_g_atp_tub_seed1_model_0", "58A"], ["fold_g_atp_tub_seed1_model_0", "40K"]], "hovertemplate": "Interacting Chain=alpha-tubulin<br>Residue (Number and Identity)=%{x}<br>Distance (angstroms)=%{y}<br>text=%{text}<br>file=%{customdata[0]}<br>interacting_label=%{customdata[1]}<extra></extra>", "legendgroup": "alpha-tubulin", "marker": {"color": "#ab63fa", "opacity": 0.6, "size": 10, "symbol": "circle"}, "mode": "markers+text", "name": "alpha-tubulin", "orientation": "v", "showlegend": true, "text": ["420E", "412G", "109T", "409V", "409V", "415E", "402R", "402R", "423E", "90E", "60K", "56T", "35Q", "58A", "40K"], "textposition": "top center", "type": "scatter", "x": ["244K", "245I", "259K", "262N", "263K", "266S", "270N", "273N", "325R", "538K", "541F", "545E", "548L", "549T", "555E"], "xaxis": "x", "y": [2.429, 2.944, 3.231, 3.472, 3.389, 2.752, 2.476, 2.621, 2.773, 3.24, 2.814, 2.877, 3.276, 2.308, 2.784], "yaxis": "y"}], "layout": {"legend": {"title": {"text": "Interacting Chain"}, "tracegroupgap": 0}, "title": {"text": "Interaction Distances for fold_g_atp_tub_seed1_model_0 by Residue and Interacting Chain"}, "xaxis": {"anchor": "y", "categoryarray": ["5R", "18R", "21P", "51K", "94T", "95S", "96S", "97G", "98K", "99T", "100H", "148K", "159N", "162V", "163H", "164E", "165D", "205N", "208S", "209S", "241G", "244K", "245I", "259K", "262N", "263K", "266S", "270N", "273N", "279K", "282H", "286R", "287D", "325R", "345A", "348L", "357N", "358E", "359I", "360E", "362L", "363K", "365Y", "366I", "369L", "370E", "372V", "373S", "375V", "380L", "456I", "462K", "463C", "467E", "470L", "473K", "474E", "476E", "477K", "480I", "484L", "487Q", "488Q", "491I", "494K", "495D", "498I", "501L", "502N", "505I", "508S", "515Y", "518S", "522N", "525L", "526N", "529L", "535A", "536L", "538K", "539S", "541F", "543A", "545E", "546Q", "548L", "549T", "550I", "553L", "554N", "555E", "556E", "557N", "560I", "561K", "564L", "567L", "570R", "571I", "579I", "582L"], "categoryorder": "array", "domain": [0, 1], "title": {"text": "Residue (Number and Identity)"}}, "yaxis": {"anchor": "x", "domain": [0, 1], "title": {"text": "Distance (angstroms)"}}}}
